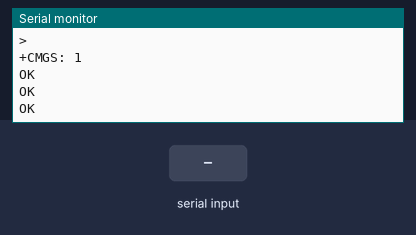
A sketch run on a simulated Arduino Uno, built with avr-gcc and run on an emulated ATmega328P. Shown: the last lines printed to the serial monitor. The inputs (shaded band) are chosen by the test bench. The modem accepts every AT command (registered, SIM ready, sends succeed) and sends nothing else.

Above: at 15.3 s.
15.4 s: "+91" received over the second serial link
At 16.2 s:
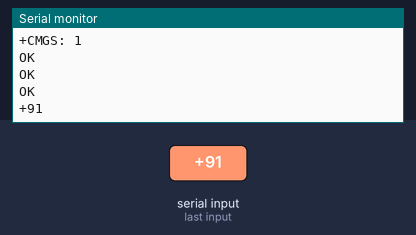
16.9 s: "1" received over the second serial link
At 17.4 s:
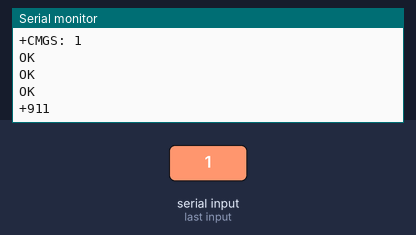

The sketch:

GSM_Test_14.12.ino
```cpp
// Create a SoftwareSerial object to communicate with the SIM800L module
#include <SoftwareSerial.h>
SoftwareSerial mySerial(3, 2); // SIM800L Tx & Rx connected to Arduino pins #3 & #2
String stringOne, stringTwo, stringThree;
String inputString = "";         // a string to hold incoming data
 int value1;
 char Mymessage[5];
 String ReadMsg;

 int value;

boolean bMsgReceivedFlag = false;

boolean stringComplete = false;
char incomingByte = 0;
String CellNumtemp, CellNum;

void setup()
{
  // Initialize serial communication with Arduino and the Arduino IDE (Serial Monitor)
  Serial.begin(9600);

  // Initialize serial communication with Arduino and the SIM800L module
  mySerial.begin(9600);

  Serial.println("Initializing...");
  delay(1000);

  mySerial.println("AT"); // Handshake test, should return "OK" on success
  updateSerial();
  delay(1000);
  mySerial.println("AT+CSQ"); // Signal quality test, value range is 0-31, 31 is the best.
  updateSerial();
  delay(1000);
  mySerial.println("AT+CCID"); // Read SIM information to confirm whether the SIM is inserted
  updateSerial();
  delay(1000);
  mySerial.println("AT+CREG?"); // Check if it's registered on the network
  updateSerial();
  delay(1000);
  mySerial.println("AT+CMGF=1"); // Configuring TEXT mode
  updateSerial();
  delay(1000);
  mySerial.println("AT+CMGS=\"+918698660302\""); // Change ZZ with the country code and xxxxxxxxxxx with the phone number to send an SMS to
  updateSerial();
  delay(1000);
  mySerial.print("hi"); // Change ZZ with the country code and xxxxxxxxxxx with the phone number to send an SMS to.
  updateSerial();
  delay(1000);
  mySerial.write(26);
  delay(2000);
  mySerial.println("AT+CNMI=2,2,0,0,0"); // command to receive the SMS
  updateSerial();
  delay(2000);
   mySerial.println("AT+CNMI=2,2,0,0,0");
  updateSerial();
  delay(2000);
  inputString.reserve(200);
  //CellNum = ("+918698660302");
 // stringThree = CellNum;
}

void loop()
{
   int i,uci,msg ;
    updateSerial();
    if (mySerial.available() > 0)
    {
        //Serial.println("2");
        inputString = mySerial.readString();
        Serial.println(inputString);
        CellNumtemp = inputString.substring(inputString.indexOf("+91"));
        CellNum = CellNumtemp.substring(0,13);
         i  = inputString.length();
         msg = 0;
         for(uci = 47; uci<=i; uci++)
         {
            stringOne += inputString[uci];
         }
         if(!bMsgReceivedFlag)
         {
           stringThree = CellNum;
           bMsgReceivedFlag = 1;
         }
        Serial.println(stringOne);
        delay(10);
        inputString = "";
        stringOne = "";
     }

    while (Serial.available() > 0)
    {
      ReadMsg = Serial.readString(); //Read the serial data and store in var
      /*************************************************************/
      // Serial.println(stringOne);
      /****************************************************************/
      mySerial.println(ReadMsg);
     // mySerial.println("GOC_1");
       //mySerial.println(Serial.read());
      //value = atoi(Mymessage);
      if (ReadMsg )
      {
          Send_SMS();
          delay(1000);
      }
    }
}

void Send_SMS()
{
  mySerial.println("AT+CMGS=\""+stringThree +"\"\r");
  delay(1000);
  //The text of the message to be sent.
  mySerial.print("PLC Data: ");

  mySerial.println(ReadMsg);
  //mySerial.print(11);
  delay(2000);
  mySerial.write(0x1A);
  delay(1000);
  updateSerial();
  ReadMsg = "";
}

void updateSerial()
{
  while (Serial.available())
  {
    mySerial.write(Serial.read()); // Forward data from Serial to Software Serial Port
  }
  while (mySerial.available())
  {
    Serial.write(mySerial.read()); // Forward data from Software Serial to Serial Port
  }
}
```

Measured:
- after the input at 15.4 s, the serial monitor: prints a new line at once (image 1)
- after the input at 16.9 s, the serial monitor: prints a new line at once (image 2)
